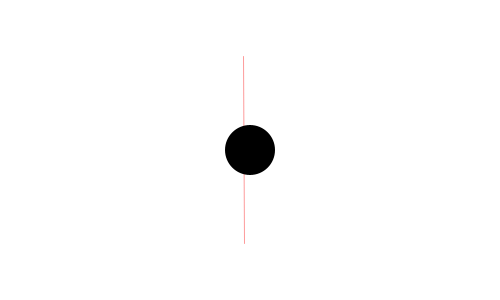
Frame 1 (no input)
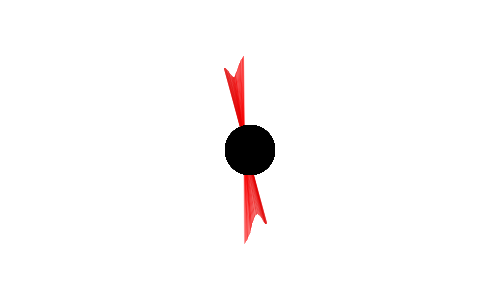
Frame 60 (the mouse pressed at the canvas centre just before this capture)
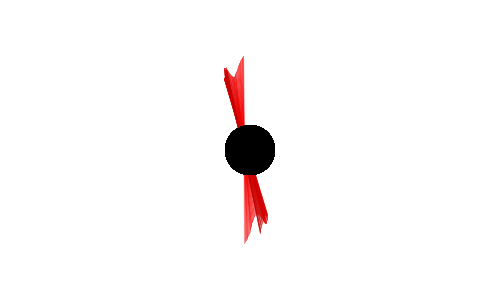
Frame 120 (the mouse held since frame 60 and released just before this capture)

The Processing sketch that drew these frames (run headless with seeded random() and noise(); from frame 60 on, the mouse is pressed at the canvas centre):

// Processing sketch: valentine
// ── valentine.pde

// Feb 2009
// http://www.abandonedart.org
// http://www.zenbullets.com
//
// This work is licensed under a Creative Commons 3.0 License.
// (Attribution - NonCommerical - ShareAlike)
// http://creativecommons.org/licenses/by-nc-sa/3.0/
// 
// This basically means, you are free to use it as long as you:
// 1. give http://www.zenbullets.com a credit
// 2. don't use it for commercial gain
// 3. share anything you create with it in the same way I have
//
// These conditions can be waived if you want to do something groovy with it 
// though, so feel free to email me via http://www.zenbullets.com

//================================= global vars

int _num = 10;    
float _angnoise, _radiusnoise;
float _xnoise, _ynoise;
float _angle = 90;
float _radius = 100;
float _strokeCol = 254;

//================================= init

void setup() {
  size(500, 300);
  smooth(); 
  frameRate(30);
  
  clearBackground();
  
  _angnoise = random(10);
  _radiusnoise = random(10);
  _xnoise = random(10);
  _ynoise = random(10);
}

void clearBackground() {
  background(255);
}

//================================= frame loop

void draw() {
  
  _radiusnoise += 0.005;
  _radius = (noise(_radiusnoise) * 250) +1;
  
  _angnoise += 0.005;
  _angle += (noise(_angnoise) * 3) - 1.5;
  if (_angle > 360) { _angle -= 360; }
  if (_angle < 0) { _angle += 360; }
  
  // wobble centre
  _xnoise += 0.01;
  _ynoise += 0.01;
  float centreX = width/2 + (noise(_xnoise) * 20) - 10;
  float centreY = height/2 + (noise(_ynoise) * 20) - 10;
  
  float rad = radians(_angle);
  float x1 = centreX + (_radius * cos(rad));
  float y1 = centreY + (_radius * sin(rad));
  
  // opposite
  float opprad = rad + PI;
  float x2 = centreX + (_radius * cos(opprad));
  float y2 = centreY + (_radius * sin(opprad));
  
  
  noFill();
  _strokeCol += _strokeChange;
  if (_strokeCol > 254) { _strokeChange *= -1; }
  if (_strokeCol < 0) { _strokeChange *= -1; }
  stroke((_strokeCol/2)+125, 0, 0, 100);
  strokeWeight(1);
  line(x1, y1, x2, y2);
  
  noStroke();
  fill(0);
  ellipse(width/2, height/2, 50, 50);  
}

int _strokeChange = -1;


//================================= interaction

void mousePressed() { 
  clearBackground();
}
